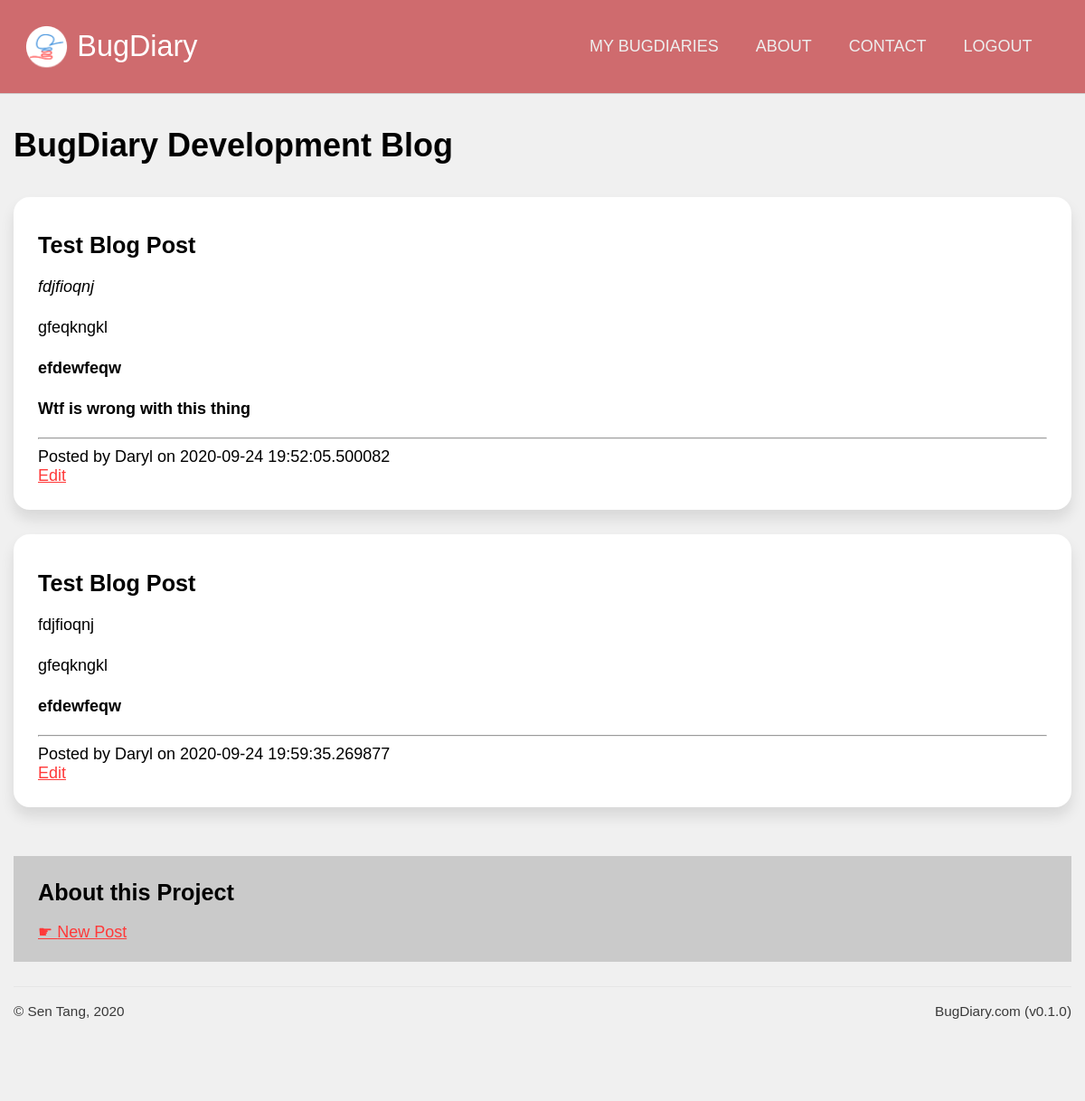
/projects/blog/4jBegbGVHxToyb9YLt3kqi (signed in), run on the app's committed database.
### application/models.py (models this page shows, shortened)
class Projects(db.Model):
    id  = db.Column(db.Integer, primary_key = True, nullable = False)
    url = db.Column(db.String(22), index = True, unique = True, nullable = False)
    name = db.Column(db.String(100), nullable = False)
    description = db.Column(db.Text, nullable = False)
    creation_date = db.Column(db.DateTime, index = True, nullable = False)
    expiry_date = db.Column(db.DateTime, index = True, nullable = False)
    status = db.Column(db.String(10), nullable = False)
    access_code = db.Column(db.String(50), nullable = True)
    owner = db.Column(db.Integer, db.ForeignKey('users.id')) #linked
    bugs = db.relationship('Bugs', backref = 'containing_project')
    locations = db.relationship('Project_bug_locations', backref = 'locations_in')
    types = db.relationship('Project_bug_types', backref = 'types_in')
    settings = db.relationship('Project_settings', backref = 'settings_for', uselist = False)
    blog_posts = db.relationship('Blog_posts', backref= 'post_target')

class Blog_posts(db.Model):
    id = db.Column(db.Integer, primary_key = True)
    permalink = db.Column(db.String(22), index = True, unique = True, nullable = False)
    date = db.Column(db.DateTime, default = dt.datetime.now())
    title = db.Column(db.String(100), nullable = False)
    content = db.Column(db.Text, nullable = False)
    visibility = db.Column(db.Integer, nullable = False, default = 0)
    project = db.Column(db.Integer, db.ForeignKey('projects.id'), index = True, nullable = False) #linked
    author = db.Column(db.Integer, db.ForeignKey('users.id'), index = True, nullable = False) #linked

class Users(db.Model, UserMixin):
    id = db.Column(db.Integer, primary_key = True, nullable = False)
    display_name = db.Column(db.String(200), nullable = False)
    email = db.Column(db.String(200), index = True, unique = True, nullable = False)
    password = db.Column(db.String(200), nullable = False)
    bio = db.Column(db.Text, nullable = False)
    last_login = db.Column(db.DateTime, nullable = False)
    owned_projects = db.relationship('Projects', backref="project_owner")
    comments = db.relationship('Bug_comments', backref="comment_author")
    blog_posts = db.relationship('Blog_posts', backref="post_author")

### application/projects/views.py (the view)
@projects.route('/blog/<string:project_url>')
@login_required
def blog(project_url):
    target_project = Projects.query.filter_by(url = project_url).first()
    blog_posts = Blog_posts.query.filter_by(project = target_project.id)
    return render_template('blog.html', blog_posts = blog_posts, project = target_project)

### application/models.py (called while the page is built)
@login_manager.user_loader
def load_user(user_id):
    return Users.query.get(user_id)

### application/projects/templates/projects/blog.html (shortened to what this page needs)
{% extends 'confined.html' %}
{% import 'macros.html' as macros %}
{% block main %}
<h1>{{project.name}} Development Blog</h1>
<div class="main-aside">
    <main>
        {% for post in blog_posts %}
        <div class="bg-white rounded shadowed block">
            <h3>{{ post.title }}</h3>
            {{post.content|safe}}
            <div>
                <hr>
                Posted by {{post.post_author.display_name}} on {{post.date}}
                <br>
                <a href="{{url_for('projects.edit_post', post_url = post.permalink)}}">Edit</a>
            </div>
        </div>
        {% endfor %}
    </main>
    <aside>
        <div class="sidebar-block bg-gray">
            <h3>About this Project</h3>
            <a class="navigation" href="{{ url_for('projects.new_post', project_url = project.url) }}">New Post</a>
        </div>
    </aside>
</div>
{% endblock %}

### application/static/css/unilay5.css (style rules this page uses)
body { font-size: 18px; font-family: sans-serif; color: #000; margin: 0; padding: 0; background-color: #f0f0f0; }
p { line-height: 150%; }
a:link, a:visited { color: #ff3939; }
a.navigation { display: block; margin: 0.5em 0; }
a.navigation:before { content: "☛ "; }
h2, h3, h4, h5 { margin: 0.5em 0; }
h1 { color: inherit; font-size: 2em; margin: 1em 0; }
h3 { color: inherit; font-size: 1.4em; }
.block { padding: 1.5em; margin-bottom: 1.5em; }
.sidebar-block { padding: 0.75em 1.5em; margin-bottom: 1.5em; }
.aside-main, .main-aside { display: grid; grid-gap: 1.5em; }
.aside-main main, .main-aside main { grid-area: main; }
.aside-main aside, .main-aside aside { grid-area: aside; }
.main-aside { grid-template-areas: "main aside"; grid-template-columns: auto 400px; }
@media screen and (max-width: 1200px) { .main-aside, .aside-main { grid-template-areas: "main" "aside"; grid-template-columns: auto; grid-template-rows: auto auto; } }
.rounded { border-radius: 1em 1em 1em 1em; -moz-border-radius: 1em 1em 1em 1em; -webkit-border-radius: 1em 1em 1em 1em; }
.shadowed { -webkit-box-shadow: 0px 10px 15px 0px rgba(0, 0, 0, 0.1); -moz-box-shadow: 0px 10px 15px 0px rgba(0, 0, 0, 0.1); box-shadow: 0px 10px 15px 0px rgba(0, 0, 0, 0.1); }
.bg-white { background-color: #fff; }
.bg-gray { background-color: #cacaca; }

### data on the page
Projects: name "BugDiary"
Blog_posts: title "Test Blog Post", content "fdjfioqnj gfeqkngkl efdewfeqw Wtf is wrong with this thing", post_author.display_name "Daryl", date "2020-09-24 19:52:05.500082"
Blog_posts: title "Test Blog Post", content "fdjfioqnj gfeqkngkl efdewfeqw", post_author.display_name "Daryl", date "2020-09-24 19:59:35.269877"

### other printed values
{{ version }} "0.1.0"
